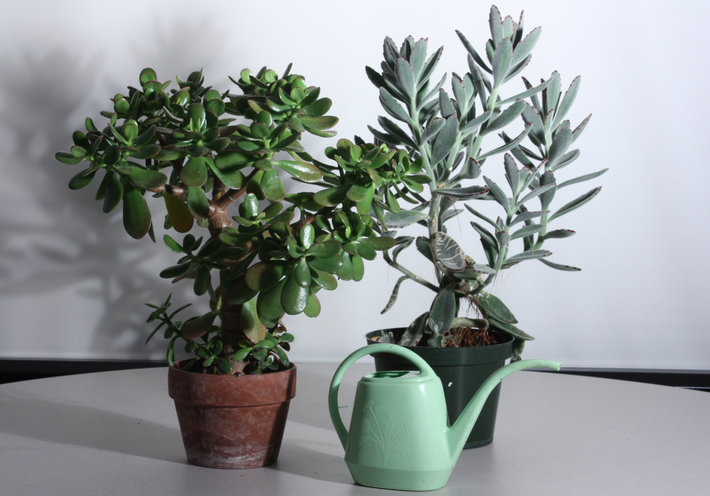
//> input picture im0.png, 710 x 496 px
$ ./Source   (built with g++ and OpenCV 4)
//> lines starting //> are read from the running program, lines starting //| are printed output that depends on the picture
#include "stdafx.h"


int main()
{
	cv::Rect roi1, roi2;
	cv::Mat img1 = cv::imread("./im0.png", 0);
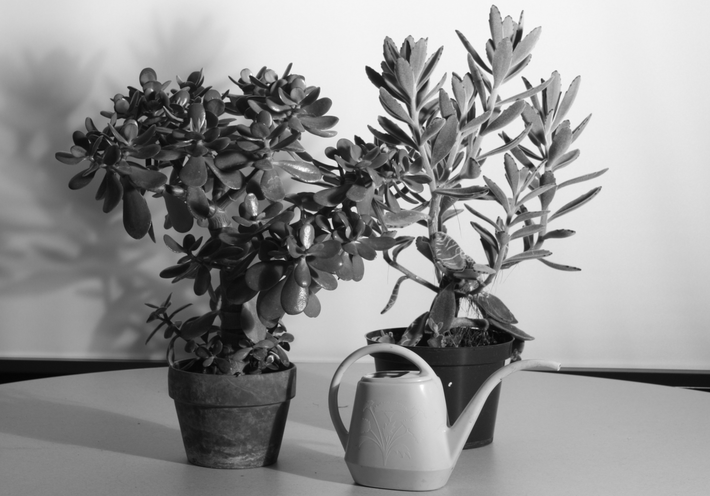
//> img1: 496 rows x 710 cols, CV_8UC1; min 4, max 255, mean 146.3
	cv::Mat img2 = cv::imread("./im1.png", 0);
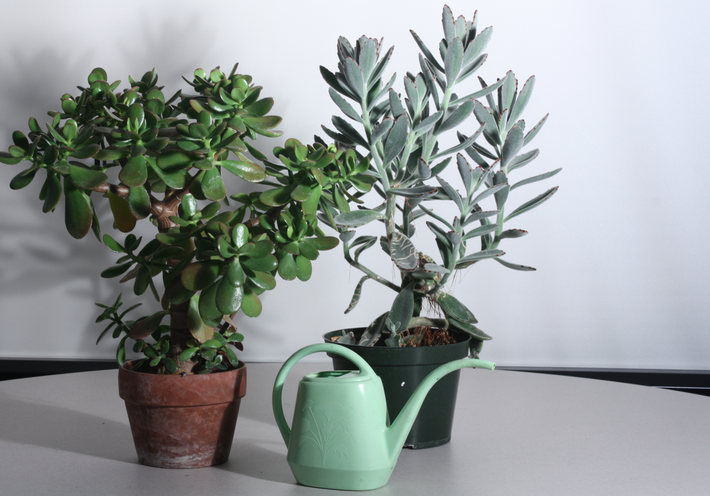
//> input picture im1.png, 710 x 496 px
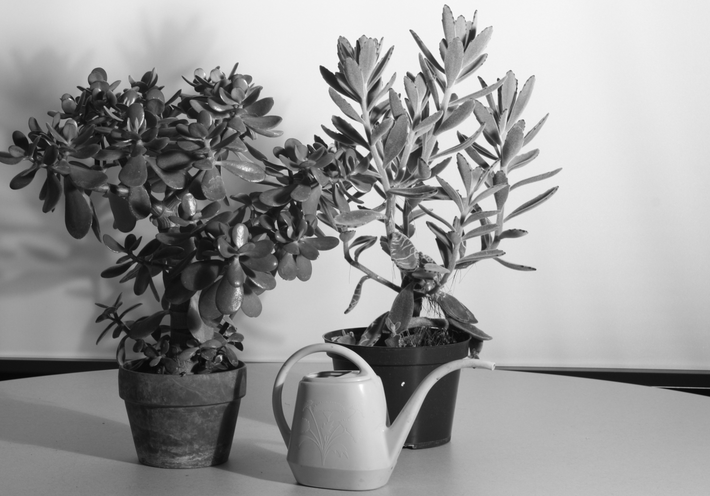
//> img2: 496 rows x 710 cols, CV_8UC1; min 5, max 255, mean 151.9
	cv::Mat img = cv::imread("./im0.png", 1);
//> img is the input picture: 496 rows x 710 cols, CV_8UC3; mean B, G, R 147.4, 148.8, 142.7

//> (the run ends here: the program needs code that is not available in this run, at `SfMFeatures matcher;`)
